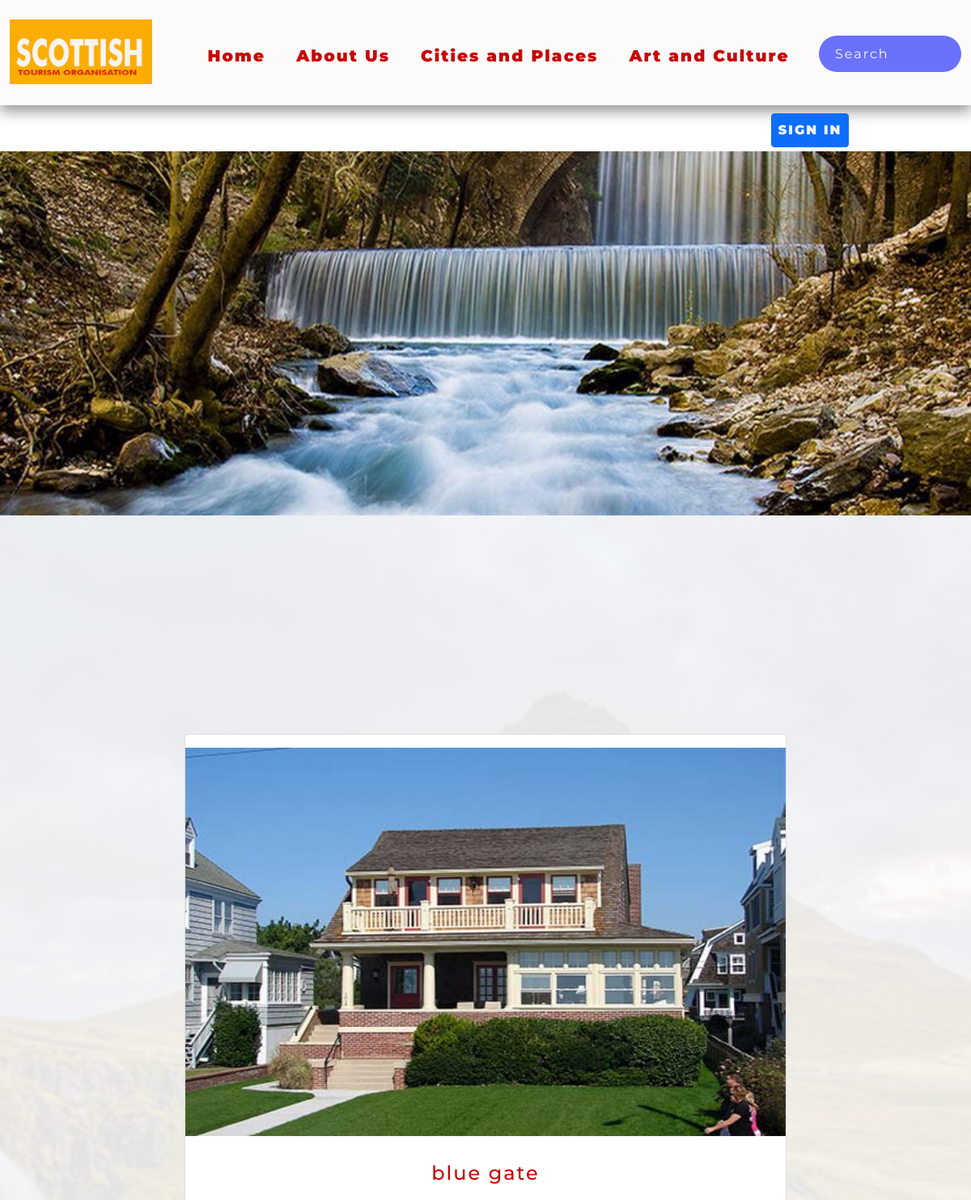
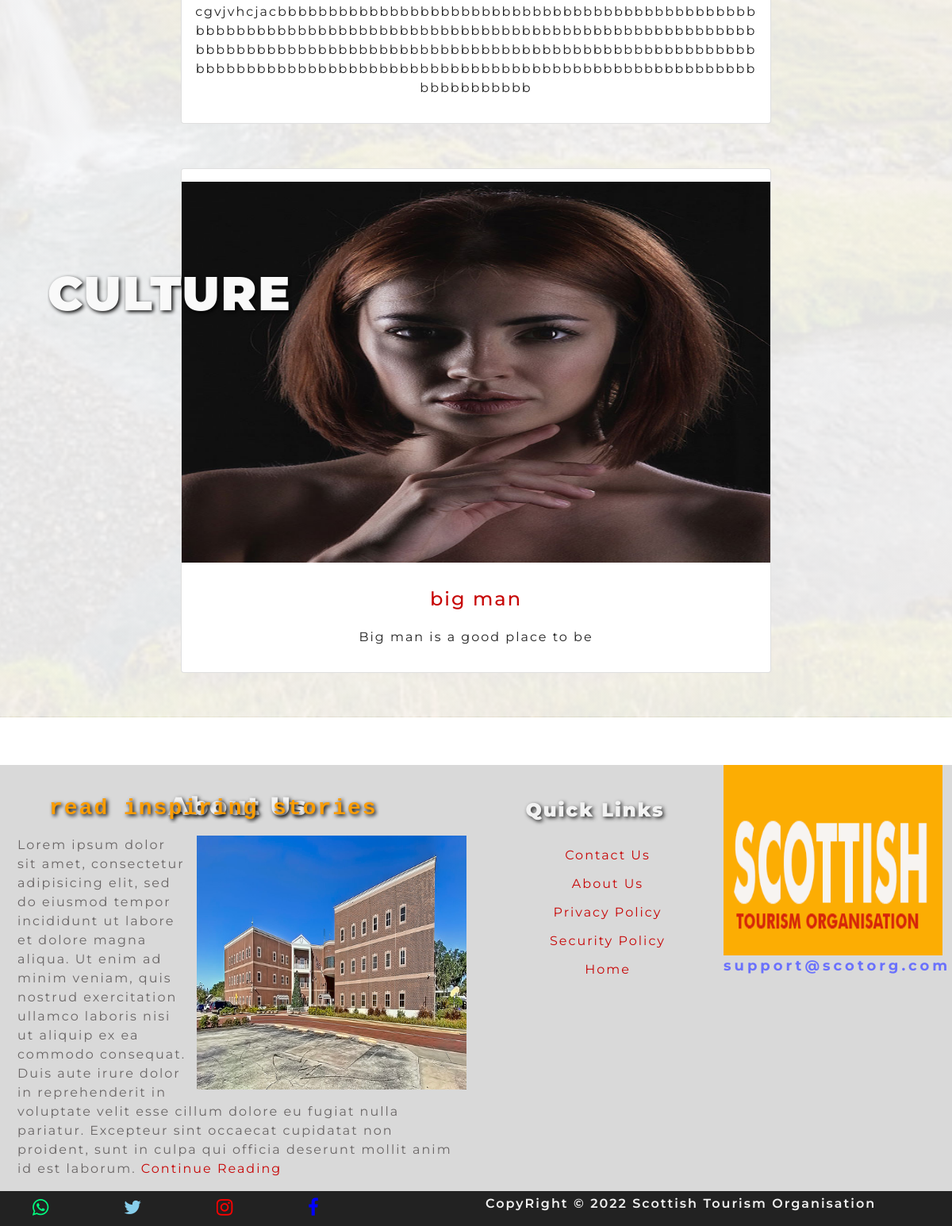
The page /culture.php on the database its author committed (2 pictures, top to bottom).
### tables this page shows
CREATE TABLE `story` (
  `id` int(11) NOT NULL,
  `user_id` int(11) NOT NULL,
  `rank` int(11) NOT NULL,
  `firstname` varchar(255) NOT NULL,
  `lastname` varchar(255) NOT NULL,
  `title` varchar(500) NOT NULL,
  `category` varchar(255) NOT NULL,
  `image` varchar(255) NOT NULL,
  `story_text` longblob NOT NULL,
  `time` timestamp NOT NULL DEFAULT CURRENT_TIMESTAMP ON UPDATE CURRENT_TIMESTAMP
);

### include/function.php (called while the page is built, shortened)
<?php
function query($sql) {
	global $connection;
	return mysqli_query($connection, $sql);
}
function fetch_array($result) {
	return mysqli_fetch_array($result);
}
 ?>

### culture.php (the view, shortened to what this page needs)
<?php include 'header.php'; ?>
<section class="body-container">
<section class="hero">
  <img src="images/banner1.jpg">
<h1>CULTURE</h1>
<h3 style="border: none;">read inspiring stories</h3>
</section>
<section class="container">
<center>
  <table>
    <?php
    $rank = '1';
    $category = 'Culture';
    $h_q = query("SELECT * FROM story WHERE rank='$rank' and category='$category' ORDER BY id DESC");
    if (mysqli_num_rows($h_q) > 0) {
    while ($h_row = fetch_array($h_q)) {
     ?>
    <tr>
  <div class="col-lg-8" style="margin-bottom: 5%;">
     <div class="card">
        <div class="card-head">
          <img src="dashboard/image/<?php echo $h_row['image']; ?>" class='my-3' style='width:100%;height:60vh; overflow: hidden;'>
        </div>
        <div class="card-body">
          <h4 style="margin-bottom: 3%; color: #c70606;"><?php echo $h_row['title']; ?></h4>
          <p style="color: #222">
            <?php echo $h_row['story_text']; ?>
          </p>
        </div>
      </div>
    </div>
    </tr>
  <?php
    }
    }  else {
      echo "<h2 style='color:red'>We are sorry, there is currently no available story in this category</h2>";
    }
 ?>
    </table>
    </center>
</section>
</section>
<?php include 'footer.php'; ?>

### header.php (shortened to what this page needs)
<?php
    include 'include/dbconnect.php';
    include 'include/function.php';
 ?>
<!DOCTYPE html>
<html lang="en">
<head>
<link href="css/bootstrap.min.css" rel="stylesheet">
<link href="css/style.css" rel="stylesheet">
<link rel="stylesheet" type="text/css" href="https://cdnjs.cloudflare.com/ajax/libs/font-awesome/4.7.0/css/font-awesome.min.css">
</head>
<body>
  <div class="container-fluid">
    <div class="row pt-4 m-cont">
      <div class="col-sm-2">
      <img src="images/logo.png" class="logo">
    </div>
    <div class="col-sm-8" id="overlay">
      <ul class="c-menu desktop bold" id="show">
        <li><a href="index.php">Home</a></li>
        <li><a href="about.php">About Us</a></li>
        <li><a href="places.php">Cities and Places</a></li>
        <li><a href="artandculture.php">Art and Culture</a></li>
      </ul>
    </div>
    <div class="col-sm-2">
      <form method="post" action="" class="search-input">
        <input type="text" placeholder="Search" name="keyword" required value="<?php echo isset($_POST['keyword']) ? $_POST['keyword'] : '' ?>">
      </form>
    </div>
 </div>
    <div class="login">
      <button type="button" class="btn btn-primary p-2"><a href="login.php" >SIGN IN </a></button>
    </div>
    </div>

### footer.php (shortened to what this page needs)
<footer class="container-fluid">
	<div class="row">
		<div class="col-lg-6 col-md-12 col-sm-12 about">
			<h2>About Us</h2>
			<p>
				<img src="images/about-img.jpg">
				Lorem ipsum dolor sit amet, consectetur adipisicing elit, sed do eiusmod
				tempor incididunt ut labore et dolore magna aliqua. Ut enim ad minim veniam,
				quis nostrud exercitation ullamco laboris nisi ut aliquip ex ea commodo
				consequat. Duis aute irure dolor in reprehenderit in voluptate velit esse
				cillum dolore eu fugiat nulla pariatur. Excepteur sint occaecat cupidatat non
				proident, sunt in culpa qui officia deserunt mollit anim id est laborum. <a href="about.php">Continue Reading</a>
			</p>
		</div>
		<div class="col-lg-3 col-md-6 col-sm-12 q-link">
			<h4>Quick Links</h4>
			<ul>
				<li><a href="contact.php">Contact Us</a></li>
				<li><a href="about.php">About Us</a></li>
				<li><a href="privacy.php">Privacy Policy</a></li>
				<li><a href="security.php">Security Policy</a></li>
				<li><a href="index.php">Home</a></li>
			</ul>
		</div>
	<div class="col-lg-3 col-md-6 col-sm-12">
				<img src="images/logo.png" class="footer-logo">
				<strong class="footer-email">support@scotorg.com</strong>
		</div>
	</div>
	<div class="row copyright">
		<div class="col-lg-6 col-md-12 col-sm-12">
			<div class="social">
				<a href="#"><i class="fa fa-whatsapp" style="font-size: 24px; color: springgreen;"></i></a>
					<a href="#"><i class="fa fa-twitter" style="font-size: 24px; color: skyblue;"></i></a>
					<a href="#"><i class="fa fa-instagram" style="font-size: 24px; color: red;"></i></a>
					<a href="#"><i class="fa fa-facebook" style="font-size: 24px; color: blue;"></i></a>
			</div>
		</div>
		<div class="col-lg-6 col-md-12 col-sm-12">
			<p>CopyRight &copy 2022 Scottish Tourism Organisation</p>
		</div>
	</div>
</footer>
</body>
</html>

### css/style.css (style rules this page uses)
* { margin: 0; padding: 0; letter-spacing: 2px; font-family: 'Montserrat', sans-serif; color: #6a6666; box-sizing: border-box; overflow-x: hidden; }
body { width: 100%; min-height: 100vh; }
a { position: relative; color:#c70606; text-decoration: none; }
a:after { content: ""; position: absolute; background-color: #c70606;; height: 2px; width: 0; left: 0; bottom: -1px; transition: 0.5s; }
.logo { width: 100%; height: 80px; padding: 0px; }
.m-cont { background-color: rgb(252,251,250); box-shadow: 0px 8px 16px 0px rgba(0,0,0,0.4); }
.c-menu { text-align: center; margin-top: 30px; font-weight: 600; font-size: 20px; }
.c-menu >li { list-style-type: none; display: inline; margin-right: 30px; }
.bold { font-weight: 900; }
.search-input { margin-top: 20px; width: 100%; background: rgb(106, 113, 252); display: flex; align-items: center; border-radius: 60px; padding: 10px 20px; }
.search-input input { background: transparent; flex: 1; border: 0; padding: 0; outline: none; color: rgb(252,251,250); }
::placeholder { color: rgb(252,251,250); }
.login a:after { content: none; }
.login { width: 20%; margin-top: 10px; float: right; z-index: 300; }
.login button a { color: #f9f9f9f9; font-weight: 900; }
.body-container { margin-top: 5px; background-image: linear-gradient(rgba(252,251,250,0.9), rgba(252,251,250,0.9)), url(../images/bg-img.jpg); background-position: center; background-size: cover; height: 100%; }
.hero { width: 100%; height: 90vh; }
.hero h1 { position: absolute; top: 60%; left: 5%; color: #f9f9f9; text-shadow: 2px 2px 5px #000; z-index: 300; font-weight: 900; font-size: 60px; overflow: hidden; }
.hero h3 { position: absolute; top: 75%; left: 5%; color: rgb(252,157,3); text-shadow: 2px 2px 5px #000; z-index: 300; font-family: courier; font-weight: 600; border: inset 3px #c70606; padding: 2px; }
@media only screen and (max-width: 1200px) { .hero h3 { top: 82%; } }
footer { background-color: #2e2e2e2e; color: #222; margin-top: 5%; }
footer .about h2 { text-align: center; color: #f2f2f2; margin-top: 4%; font-weight: 900; overflow: hidden; text-shadow: 2px 2px 5px #222; padding: 10px; }
footer .about img { width: 60%; height: 40vh; float: right; margin-left: 10px; }
footer .about p { margin-left: 10px; }
footer .q-link h4 { text-align: center; margin-top: 12%; font-weight: 900; overflow: hidden; padding: 10px; color: #f2f2f2; text-shadow: 2px 2px 5px #222; }
footer .q-link ul li { margin-top: 12px; text-align: center; }
.footer-logo { width: 100%; height: 30vh; }
.footer-email { font-size: 18px; letter-spacing: 4px; color: rgb(106, 113, 252); }
.copyright { background-color: #222; }
.copyright .social { margin-top: 8px; }
.copyright a { margin-right: 10%; margin-left: 5%; }
.copyright a:after { content: none; }
.copyright p { margin-top: 4px; color: #f2f2f2; font-weight: 600; }
.hero img { width: 100vw; height: 450px; object-position: center; object-fit: cover; position: relative; }

### rows shown on the page
story: image (picture), title "blue gate", story_text "cgvjvhcjacbbbbbbbbbbbbbbbbbbbbbbbbbbbbbbbbbbbbbbbbbbbbbbbbbbbbbbbbbbbbbbbbbbbbbbbbbbbbbbbbbbbbbbbbbbbbbbbbbbbbbbbbbbbbbbbbbbbbbbbbbbbbbbbbbbbbbbbbbbbbbbbbbbbbbbbbbbbbbbbbbbbbbbbbbbbbbbbbbbbbbbbbbbbbbbbbbbbbbbbbbbbbbbbbbbbbbbbbbbbbbbb"
story: image (picture), title "big man", story_text "Big man is a good place to be"
